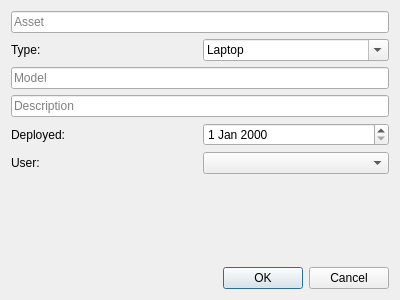
<?xml version="1.0" encoding="UTF-8"?>
<ui version="4.0">
 <class>DlgEditAsset</class>
 <widget class="QDialog" name="DlgEditAsset">
  <property name="geometry">
   <rect>
    <x>0</x>
    <y>0</y>
    <width>400</width>
    <height>300</height>
   </rect>
  </property>
  <property name="windowTitle">
   <string>Dialog</string>
  </property>
  <layout class="QVBoxLayout" name="verticalLayout">
   <item>
    <widget class="ZPlaceholderLineEdit" name="id">
     <property name="text">
      <string/>
     </property>
     <property name="placeholderText">
      <string>Asset</string>
     </property>
    </widget>
   </item>
   <item>
    <layout class="QHBoxLayout" name="horizontalLayout">
     <item>
      <widget class="QLabel" name="label">
       <property name="text">
        <string>Type:</string>
       </property>
      </widget>
     </item>
     <item>
      <widget class="QComboBox" name="type">
       <property name="editable">
        <bool>true</bool>
       </property>
       <item>
        <property name="text">
         <string>Laptop</string>
        </property>
       </item>
       <item>
        <property name="text">
         <string>Phone</string>
        </property>
       </item>
       <item>
        <property name="text">
         <string>Printer</string>
        </property>
       </item>
      </widget>
     </item>
    </layout>
   </item>
   <item>
    <widget class="ZPlaceholderLineEdit" name="model">
     <property name="text">
      <string/>
     </property>
     <property name="placeholderText">
      <string>Model</string>
     </property>
    </widget>
   </item>
   <item>
    <widget class="ZPlaceholderLineEdit" name="description">
     <property name="text">
      <string/>
     </property>
     <property name="placeholderText">
      <string>Description</string>
     </property>
    </widget>
   </item>
   <item>
    <layout class="QHBoxLayout" name="horizontalLayout_2">
     <item>
      <widget class="QLabel" name="label_2">
       <property name="text">
        <string>Deployed:</string>
       </property>
      </widget>
     </item>
     <item>
      <widget class="QDateEdit" name="deploy"/>
     </item>
    </layout>
   </item>
   <item>
    <layout class="QHBoxLayout" name="horizontalLayout_3">
     <item>
      <widget class="QLabel" name="label_3">
       <property name="text">
        <string>User:</string>
       </property>
      </widget>
     </item>
     <item>
      <widget class="QComboBox" name="users"/>
     </item>
    </layout>
   </item>
   <item>
    <spacer name="verticalSpacer">
     <property name="orientation">
      <enum>Qt::Orientation::Vertical</enum>
     </property>
     <property name="sizeHint" stdset="0">
      <size>
       <width>20</width>
       <height>40</height>
      </size>
     </property>
    </spacer>
   </item>
   <item>
    <widget class="QDialogButtonBox" name="buttonBox">
     <property name="orientation">
      <enum>Qt::Orientation::Horizontal</enum>
     </property>
     <property name="standardButtons">
      <set>QDialogButtonBox::StandardButton::Cancel|QDialogButtonBox::StandardButton::Ok</set>
     </property>
    </widget>
   </item>
  </layout>
 </widget>
 <customwidgets>
  <customwidget>
   <class>ZPlaceholderLineEdit</class>
   <extends>QLineEdit</extends>
   <header location="global">utility/zplaceholderlineedit.h</header>
  </customwidget>
 </customwidgets>
 <resources/>
 <connections>
  <connection>
   <sender>buttonBox</sender>
   <signal>accepted()</signal>
   <receiver>DlgEditAsset</receiver>
   <slot>accept()</slot>
   <hints>
    <hint type="sourcelabel">
     <x>248</x>
     <y>254</y>
    </hint>
    <hint type="destinationlabel">
     <x>157</x>
     <y>274</y>
    </hint>
   </hints>
  </connection>
  <connection>
   <sender>buttonBox</sender>
   <signal>rejected()</signal>
   <receiver>DlgEditAsset</receiver>
   <slot>reject()</slot>
   <hints>
    <hint type="sourcelabel">
     <x>316</x>
     <y>260</y>
    </hint>
    <hint type="destinationlabel">
     <x>286</x>
     <y>274</y>
    </hint>
   </hints>
  </connection>
 </connections>
</ui>
